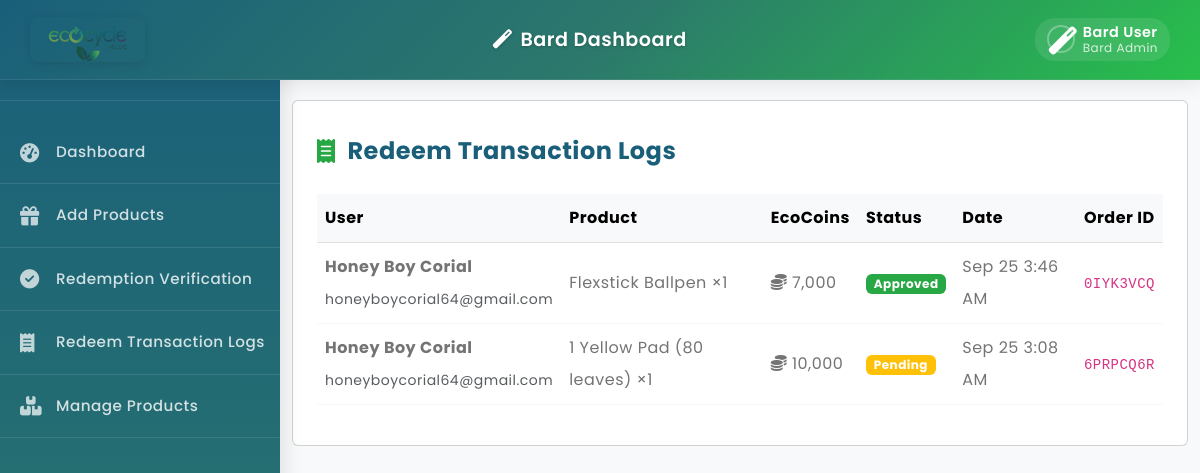
Page /admin/bardredemptionlogs.php on the earlier database version.
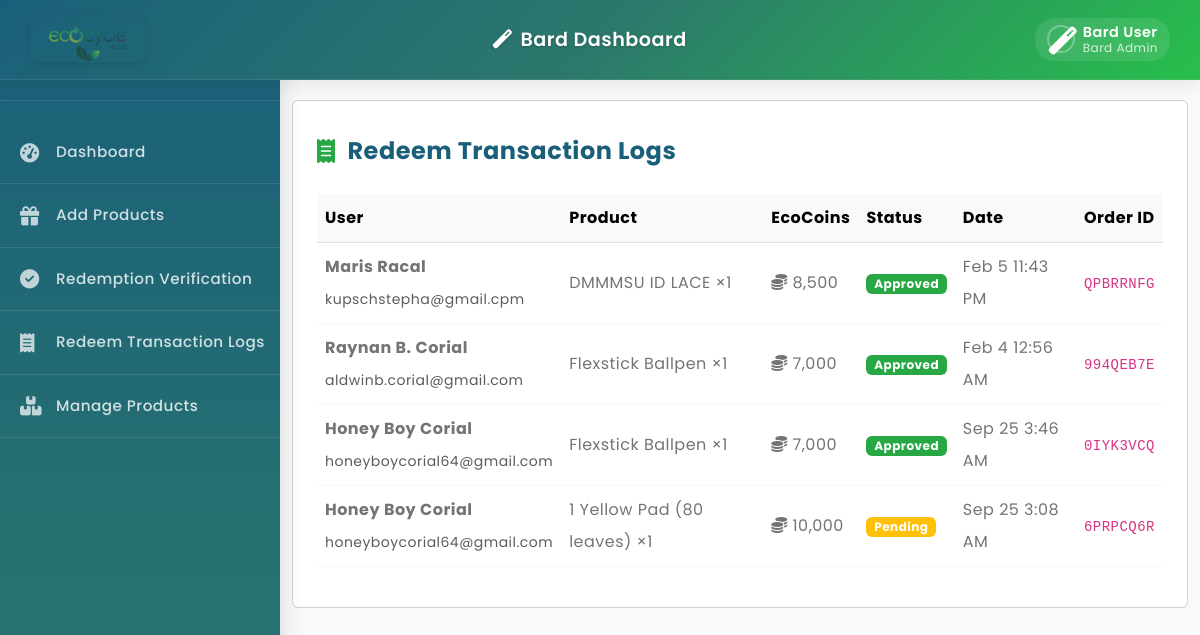
Same page on the later database version.
### tables this page shows
CREATE TABLE `bardproductsredeem` (
  `redeem_id` int(11) NOT NULL AUTO_INCREMENT,
  `user_id` int(11) NOT NULL,
  `user_type` enum('buyer','seller') NOT NULL,
  `product_id` int(11) NOT NULL,
  `quantity` int(11) NOT NULL DEFAULT 1,
  `ecocoins_spent` int(11) NOT NULL,
  `status` enum('pending','approved','declined','completed') DEFAULT 'pending',
  `created_at` timestamp NOT NULL DEFAULT current_timestamp(),
  `updated_at` timestamp NOT NULL DEFAULT current_timestamp() ON UPDATE current_timestamp(),
  `cost` decimal(10,2) NOT NULL DEFAULT 0.00,
  `order_id` varchar(50) NOT NULL,
  `redeemed_at` datetime NOT NULL DEFAULT current_timestamp(),
  PRIMARY KEY (`redeem_id`)
);

CREATE TABLE `buyers` (
  `buyer_id` int(11) NOT NULL AUTO_INCREMENT,
  `fullname` varchar(100) NOT NULL,
  `username` varchar(50) NOT NULL,
  `phone_number` varchar(20) NOT NULL,
  `email` varchar(100) NOT NULL,
  `password` varchar(255) NOT NULL,
  `address` text DEFAULT NULL,
  `documents` varchar(255) DEFAULT NULL,
  `status` enum('active','blocked') DEFAULT 'active',
  `created_at` timestamp NOT NULL DEFAULT current_timestamp(),
  `updated_at` timestamp NOT NULL DEFAULT current_timestamp() ON UPDATE current_timestamp(),
  `last_login` datetime DEFAULT NULL,
  `ecocoins_balance` decimal(10,2) NOT NULL DEFAULT 0.00,
  `reset_token` varchar(255) DEFAULT NULL,
  `reset_token_expires` datetime DEFAULT NULL,
  `reset_required` tinyint(1) DEFAULT 0,
  `failed_attempts` int(11) DEFAULT 0,
  `last_failed_attempt` datetime DEFAULT NULL,
  PRIMARY KEY (`buyer_id`),
  UNIQUE KEY `username` (`username`),
  UNIQUE KEY `email` (`email`)
);

CREATE TABLE `bardproducts` (
  `id` int(11) NOT NULL AUTO_INCREMENT,
  `name` varchar(255) NOT NULL,
  `description` text DEFAULT NULL,
  `ecocoins_cost` int(11) NOT NULL,
  `stocks` int(11) NOT NULL DEFAULT 0,
  `image` varchar(255) DEFAULT NULL,
  `created_at` timestamp NOT NULL DEFAULT current_timestamp(),
  `updated_at` timestamp NOT NULL DEFAULT current_timestamp() ON UPDATE current_timestamp(),
  PRIMARY KEY (`id`)
);

### admin/bardredemptionlogs.php (the view, shortened to what this page needs)
<?php
require_once '../config/database.php';
include 'bardheader.php';
include 'bardsidebar.php';
$stmt = $pdo->prepare('SELECT r.*, b.fullname, b.email, bp.name as product_name FROM bardproductsredeem r JOIN buyers b ON r.user_id = b.buyer_id JOIN bardproducts bp ON r.product_id = bp.id ORDER BY r.created_at DESC');
$stmt->execute();
$transactions = $stmt->fetchAll();
?>
<!DOCTYPE html>
<html>
<head>
  <link href="https://cdn.jsdelivr.net/npm/bootstrap@5.3.0-alpha3/dist/css/bootstrap.min.css" rel="stylesheet">
  <link rel="stylesheet" href="https://cdnjs.cloudflare.com/ajax/libs/font-awesome/6.4.0/css/all.min.css">
</head>
<body>
<div class="container redeem-logs-panel" style="padding-top:40px;">
  <div class="card p-4">
    <div class="redeem-header">
      <i class="fas fa-receipt"></i>
      <h4>Redeem Transaction Logs</h4>
    </div>
    <table class="table table-hover align-middle" style="margin-top: 16px;">
      <thead class="table-light">
        <tr>
          <th>User</th>
          <th>Product</th>
          <th>EcoCoins</th>
          <th>Status</th>
          <th>Date</th>
          <th>Order ID</th>
        </tr>
      </thead>
      <tbody>
        <?php if (empty($transactions)): ?>
        <tr><td colspan="6" class="text-center">No transactions found.</td></tr>
        <?php else: foreach ($transactions as $t):
          $status_class = match($t['status']) {
            'approved' => 'badge-approved',
            'declined' => 'badge-declined',
            default => 'badge-pending'
          };
        ?>
        <tr>
          <td><strong><?= htmlspecialchars($t['fullname']) ?></strong><br><small class="text-muted"><?= htmlspecialchars($t['email']) ?></small></td>
          <td><?= htmlspecialchars($t['product_name']) ?> ×<?= $t['quantity'] ?></td>
          <td><i class="fas fa-coins"></i> <?= number_format($t['ecocoins_spent']) ?></td>
          <td><span class="badge text-white <?= $status_class ?>"><?= ucfirst($t['status'] ?: 'pending') ?></span></td>
          <td><?= date('M j g:i A', strtotime($t['created_at'])) ?></td>
          <td><code><?= htmlspecialchars($t['order_id']) ?></code></td>
        </tr>
        <?php endforeach; endif; ?>
      </tbody>
    </table>
  </div>
</div>
</body>
</html>

### admin/bardheader.php (shortened to what this page needs)
<!DOCTYPE html>
<html lang="en">
  <head>
    <link rel="stylesheet" href="https://cdn.jsdelivr.net/npm/swiper@9/swiper-bundle.min.css">
    <link href="https://cdn.jsdelivr.net/npm/bootstrap@5.3.0-alpha3/dist/css/bootstrap.min.css" rel="stylesheet">
    <link rel="stylesheet" type="text/css" href="../css/vendor.css">
    <link rel="stylesheet" type="text/css" href="../style.css">
    <link rel="stylesheet" href="https://cdnjs.cloudflare.com/ajax/libs/font-awesome/6.0.0-beta3/css/all.min.css">
  </head>
  <body>
    <header class="bard-header">
      <div class="header-content">
        <div class="header-left">
          <div class="logo-section">
              <img src="../images/logo.png.png" alt="Ecocycle Logo" class="logo-img">
          </div>
        </div>
        <div class="header-center">
          <h4 class="page-title"><i class="fas fa-magic me-2"></i>Bard Dashboard</h4>
        </div>
        <div class="header-right">
          <div class="header-actions">
            <div class="bard-profile dropdown" data-bs-toggle="dropdown" aria-expanded="false" style="cursor:pointer; padding: 6px 12px; gap: 8px;">
              <i class="fas fa-magic bard-avatar" style="font-size: 28px; color: white; width: 28px; height: 28px; border-radius: 50%; border: 2px solid rgba(255,255,255,0.3); object-fit: cover;"></i>
              <div class="bard-info">
                <p class="bard-name" style="font-size: 0.9rem; font-weight: 600; margin: 0; line-height: 1.2;">Bard User</p>
                <p class="bard-role" style="font-size: 0.75rem; color: rgba(255,255,255,0.8); margin: 0; line-height: 1.2;">Bard Admin</p>
              </div>
            </div>
          </div>
        </div>
      </div>
    </header>
  </body>
</html>

### admin/bardsidebar.php (shortened to what this page needs)
<div class="bard-sidebar pt-0">
  <div class="bard-logo-section">
    <div class="bard-logo">
    </div>
  </div>
  <a href="barddashboard.php" class="bard-menu-item">
    <i class="fas fa-tachometer-alt"></i>
    <span class="bard-menu-text">Dashboard</span>
  </a>
  <a href="bardaddproducts.php" class="bard-menu-item">
    <i class="fas fa-gift"></i>
    <span class="bard-menu-text">Add Products</span>
  </a>
  <a href="bardredemptionverification.php" class="bard-menu-item">
    <i class="fas fa-check-circle"></i>
    <span class="bard-menu-text">Redemption Verification</span>
  </a>
  <a href="bardredemptionlogs.php" class="bard-menu-item">
    <i class="fas fa-receipt"></i>
    <span class="bard-menu-text">Redeem Transaction Logs</span>
  </a>
  <a href="managebardproducts.php" class="bard-menu-item">
    <i class="fas fa-boxes"></i>
    <span class="bard-menu-text">Manage Products</span>
  </a>
</div>

### style.css (style rules this page uses)
body { font-family: 'Poppins', sans-serif; --heading-font : "Inter", sans-serif; --bs-link-color: #333; --bs-link-hover-color:#333; --bs-link-color-rgb: 40,40,40; --bs-link-hover-color-rgb: 0,0,0; --bs-light-rgb: 248, 248, 248; --bs-font-sans-serif: "Inter", sans-serif; --bs-body-font-family: 'Poppins', sans-serif; --bs-body-font-size: 1rem; --bs-body-font-weight: 400; --bs-body-line-height: 2; --bs-body-color: #747474; --bs-primary: #6BB252; --bs-primary-rgb: 107, 178, 82; --bs-secondary: #364127; --bs-secondary-rgb: 54, 65, 39; --bs-danger: #F95F09; --bs-danger-rgb: 249, 95, 9; --bs-success: #a3be4c; --bs-success-rgb: 163, 190, 76; --bs-primary-bg-subtle: #FFF9EB; --bs-success-bg-subtle: #eef5e5; --bs-border-color: #F7F7F7; }
body { letter-spacing: 0.03em; }
h1,h2,h3,h4,h5,h6 { font-family: 'Poppins', sans-serif; color: var(--bs-dark); font-weight: 700; }
.container, .container-fluid, .container-lg, .container-md, .container-sm, .container-xl, .container-xxl { --bs-gutter-x: 3rem; }

### admin/bardheader.php (style rules this page uses)
body { padding-top: 80px; font-family: 'Poppins', sans-serif; background-color: #f8f9fa; }
.bard-header { background: linear-gradient(135deg, #1a5f7a 0%, #2c786c 50%, #28bf4b 100%); height: 80px; position: fixed; top: 0; left: 0; width: 100%; z-index: 1100; box-shadow: 0 2px 20px rgba(0,0,0,0.1); border-bottom: 1px solid rgba(255,255,255,0.1); }
.header-content { height: 100%; display: flex; align-items: center; justify-content: space-between; padding: 0 30px; }
.header-left { display: flex; align-items: center; gap: 20px; }
.logo-section { display: flex; align-items: center; gap: 15px; }
.logo-img { height: 45px; border-radius: 8px; box-shadow: 0 2px 10px rgba(0,0,0,0.1); }
.header-center { flex: 1; display: flex; justify-content: center; align-items: center; }
.page-title { color: white; font-weight: 600; font-size: 1.2rem; margin: 0; text-shadow: 0 1px 3px rgba(0,0,0,0.2); }
.header-right { display: flex; align-items: center; gap: 20px; }
.header-actions { display: flex; align-items: center; gap: 15px; }
.bard-profile { display: flex; align-items: center; gap: 8px; padding: 6px 12px; background: rgba(255,255,255,0.1); border-radius: 20px; backdrop-filter: blur(10px); transition: all 0.3s ease; cursor: pointer; }
.bard-avatar { width: 28px; height: 28px; border-radius: 50%; border: 2px solid rgba(255,255,255,0.3); object-fit: cover; }
.bard-info { color: white; text-align: left; }
.bard-name { font-weight: 600; font-size: 0.9rem; margin: 0; line-height: 1.2; }
.bard-role { font-size: 0.75rem; color: rgba(255,255,255,0.8); margin: 0; line-height: 1.2; }

### admin/bardsidebar.php (style rules this page uses)
.bard-sidebar { background: linear-gradient(180deg, #1a5f7a 0%, #2c786c 100%); border-right: none; height: 100vh; position: fixed; overflow-y: auto; width: 280px; left: 0; top: 0; z-index: 1050; box-shadow: 4px 0 20px rgba(0,0,0,0.1); transition: all 0.3s ease; font-family: 'Poppins', sans-serif; }
.bard-menu-item { padding: 16px 20px; border-bottom: 1px solid rgba(255,255,255,0.1); font-weight: 500; display: flex; align-items: center; transition: all 0.3s ease; color: rgba(255,255,255,0.8); text-decoration: none; position: relative; font-size: 0.95rem; white-space: nowrap; }
.bard-menu-item i { width: 24px; margin-right: 6px; font-size: 1.2rem; opacity: 0.9; flex-shrink: 0; }
.bard-logo-section { padding: 25px 20px 15px 20px; text-align: center; border-bottom: 1px solid rgba(255,255,255,0.1); margin-bottom: 20px; }
.bard-logo { width: 50px; height: 50px; border-radius: 12px; background: rgba(255,255,255,0.1); display: flex; align-items: center; justify-content: center; margin: 0 auto 10px; font-size: 1.5rem; color: #28bf4b; }
.bard-menu-text { margin-left: 6px; display: inline-block; }

### admin/bardredemptionlogs.php (style rules this page uses)
.redeem-logs-panel { position: fixed; left: 280px; top: 60px; width: calc(100% - 280px); z-index: 200; background: #f8f9fa; overflow-y: auto; height: calc(100vh - 80px); bottom: 0; }
.badge-pending { background: #ffc107; }
.badge-approved { background: #28a745; }
.redeem-header { display: flex; align-items: center; padding: 12px 0; border-bottom: 3px solid linear-gradient(135deg, #28a745, #20c997); }
.redeem-header i { font-size: 1.5rem; margin-right: 12px; color: #28a745; }
.redeem-header h4 { margin: 0; color: #1a5f7a; font-weight: 700; }

Differences in the rows shown:
added bardproductsredeem: buyers.fullname "Maris Racal", buyers.email "kupschstepha@gmail.cpm", bardproducts.name "DMMMSU ID LACE", quantity "1", ecocoins_spent "8,500", status "Approved", created_at "Feb 5 11:43 PM", order "QPBRRNFG"
added bardproductsredeem: buyers.fullname "Raynan B. Corial", buyers.email "aldwinb.corial@gmail.com", bardproducts.name "Flexstick Ballpen", quantity "1", ecocoins_spent "7,000", status "Approved", created_at "Feb 4 12:56 AM", order "994QEB7E"
